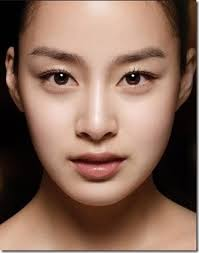
#> input picture face.jpeg, 199 x 253 px
$ python facedetect.py
#> lines starting #> are read from the running program, lines starting #| are printed output that depends on the picture; after the words box and inside, x2 and y2 are one past the last pixel; in counts of white or black regions, pixels touching at a corner belong together
# -*- coding: utf-8 -*-

import cv2
import sys


# 입력파일 지정하기
image_file = "face.jpeg"

# 캐스케이드 파일의 경로 지정하기
cascade_file = "haarcascade_eye.xml"

# 이미지 읽어 들이기
image = cv2.imread(image_file)
#> image is the input picture: shape (253, 199, 3); mean B, G, R 89.5, 104.9, 136.2
# 그레이스케일로 변환하기
image_gs = cv2.cvtColor(image, cv2.COLOR_RGB2GRAY)
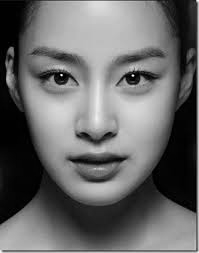
#> image_gs: shape (253, 199); min 0, max 252, mean 103.9

# 얼굴 인식 특징 파일 읽어 들이기
cascade = cv2.CascadeClassifier(cascade_file)
#얼굴인식 실행하기
face_list = cascade.detectMultiScale(image_gs)
#> face_list = [[32, 52, 53, 53], [106, 52, 52, 52]]

if len(face_list) > 0:
    # 인식한 부분 표시하기
    print(face_list)
#| [[ 32  52  53  53]
#|  [106  52  52  52]]
    color = (0, 0, 255)
    for face in face_list:
        x,y,w,h = face
        cv2.rectangle(image, (x,y), (x+w, y+h), color, thickness=2)
#> this loop made 2 passes
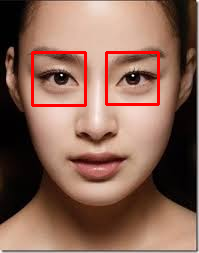
#> image: shape (253, 199, 3); 2.49% of pixels changed, all inside (x1, y1, x2, y2) = (31, 51, 160, 107)
    # 파일로 출력하기
    cv2.imwrite("facedetect_output.PNG", image)
else:
    print("no face")
